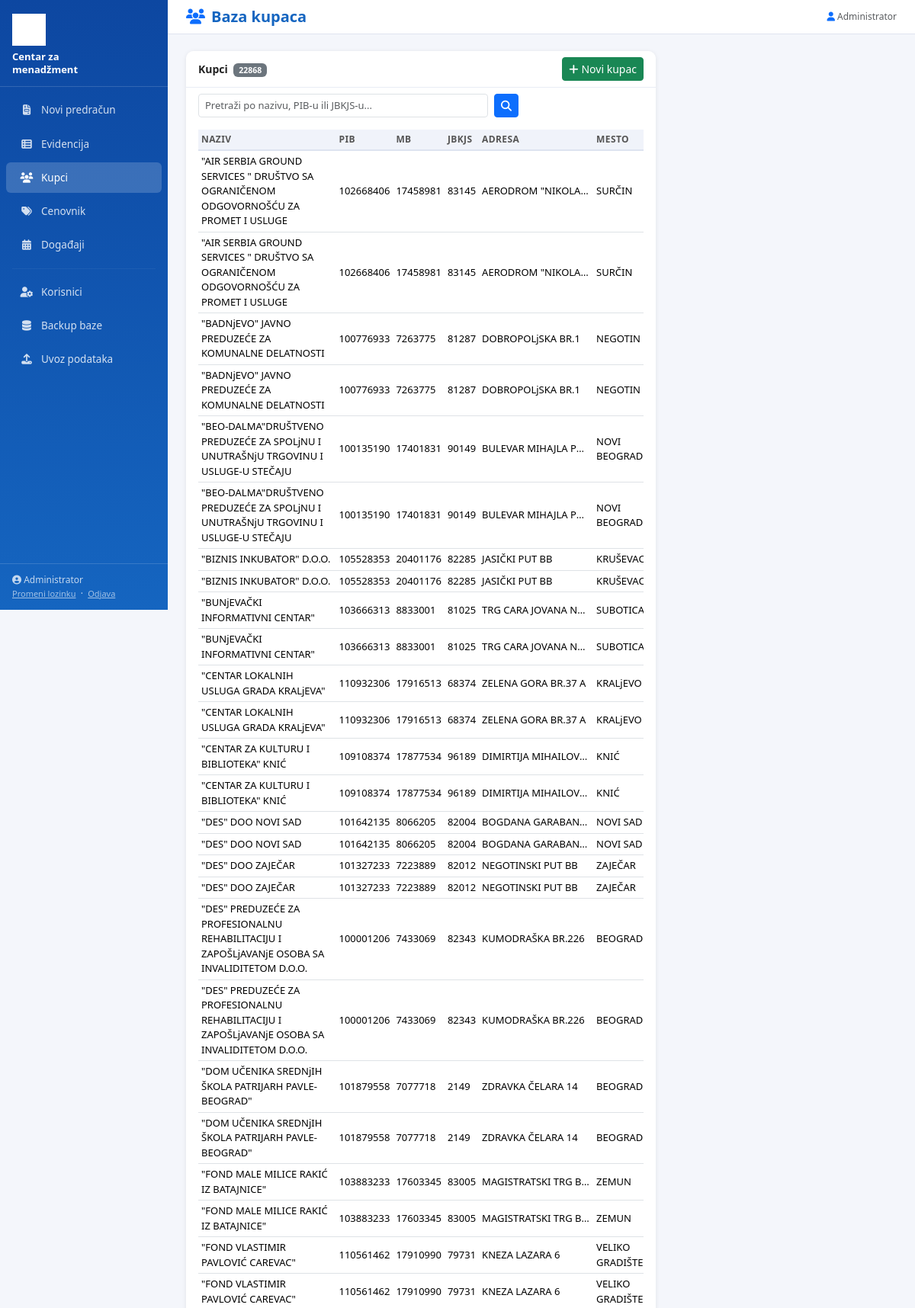
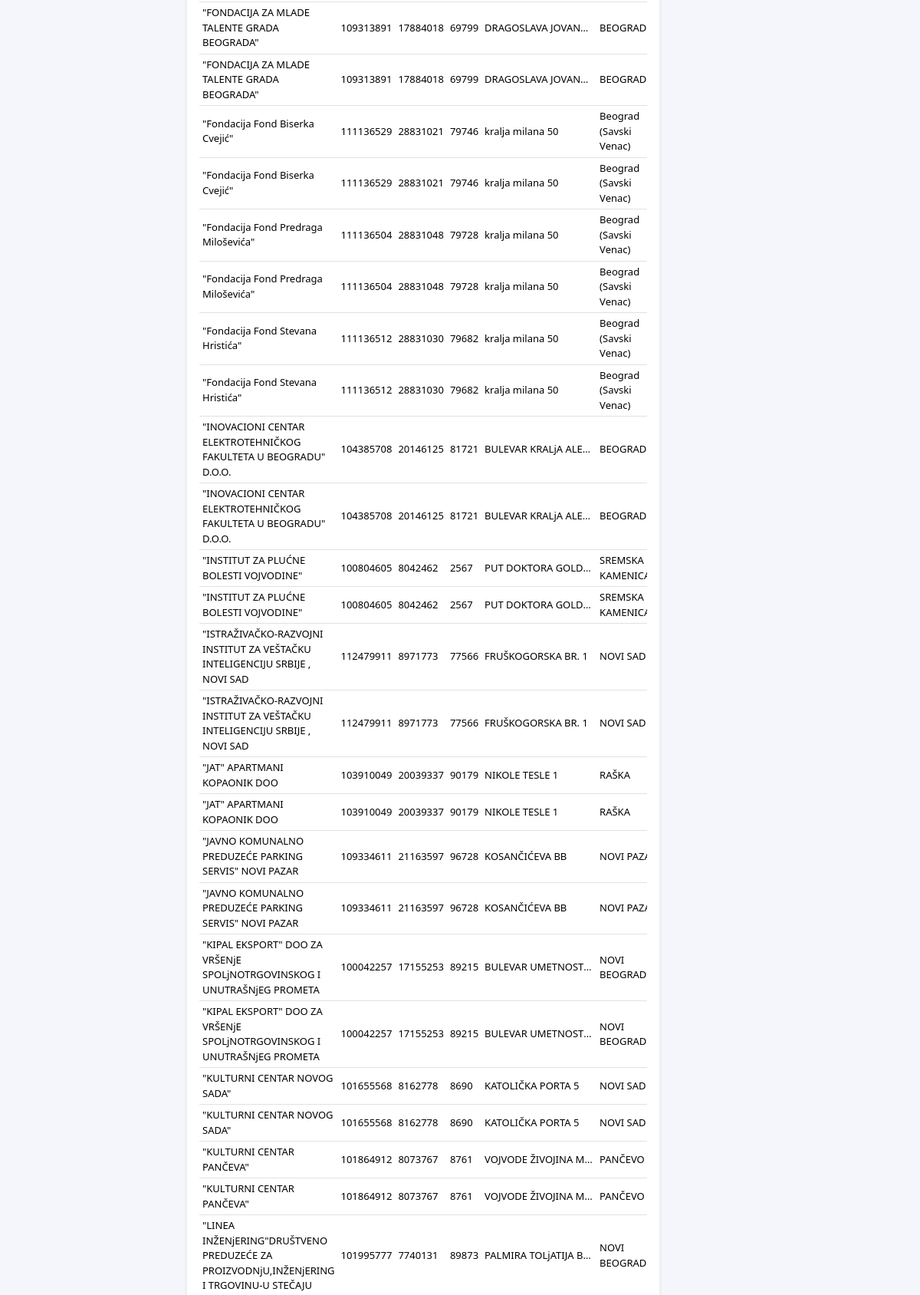
The app's page /kupci (signed in, upper part) with its own data (2 pictures, top to bottom).
### tables this page shows
CREATE TABLE kupci (
        id INTEGER PRIMARY KEY AUTOINCREMENT,
        naziv TEXT NOT NULL,
        pib TEXT,
        mb TEXT,
        adresa TEXT,
        mesto TEXT,
        jbkjs TEXT
    );

### app.py (the view)
@app.route('/kupci')
@login_required
def kupci():
    search = request.args.get('q', '').strip()
    if search:
        s = f'%{search}%'
        rows = q("SELECT * FROM kupci WHERE naziv LIKE ? OR pib LIKE ? OR jbkjs LIKE ? ORDER BY naziv LIMIT 100", (s, s, s))
    else:
        rows = q("SELECT * FROM kupci ORDER BY naziv LIMIT 100")
    total = q("SELECT COUNT(*) as c FROM kupci", one=True)['c']
    return render_template('kupci.html', rows=rows, search=search, total=total)

### app.py (called while the page is built)
def login_required(f):
    @wraps(f)
    def decorated(*args, **kwargs):
        if 'user_id' not in session:
            return redirect(url_for('login'))
        return f(*args, **kwargs)
    return decorated

### db.py (called while the page is built)
def get_db():
    if DATABASE_URL:
        import psycopg2
        import psycopg2.extras
        conn = psycopg2.connect(DATABASE_URL)
        return conn, 'pg'
    else:
        import sqlite3
        db_path = os.path.join(os.path.dirname(os.path.abspath(__file__)), 'instance', 'cmn.db')
        os.makedirs(os.path.dirname(db_path), exist_ok=True)
        conn = sqlite3.connect(db_path)
        conn.row_factory = sqlite3.Row
        return conn, 'sqlite'

### templates/kupci.html (shortened to what this page needs)
{% extends "base.html" %}
{% block page_title %}<i class="fa fa-users text-primary me-2"></i>Baza kupaca{% endblock %}
{% block content %}
<div class="row g-3">
  <div class="col-lg-8">
    <div class="card">
      <div class="card-header py-2 d-flex justify-content-between align-items-center">
        <span>Kupci <span class="badge bg-secondary ms-1">{{ total }}</span></span>
        <button class="btn btn-sm btn-success" onclick="showNoviKupac()"><i class="fa fa-plus me-1"></i>Novi kupac</button>
      </div>
      <div class="card-body py-2">
        <form class="d-flex gap-2 mb-3" method="GET">
          <input type="text" name="q" class="form-control form-control-sm" placeholder="Pretraži po nazivu, PIB-u ili JBKJS-u..." value="{{ search }}" style="max-width:380px;">
          <button type="submit" class="btn btn-sm btn-primary"><i class="fa fa-search"></i></button>
        </form>
        <div class="table-responsive">
          <table class="table table-sm table-hover">
            <thead>
              <tr>
                <th>Naziv</th>
                <th>PIB</th>
                <th>MB</th>
                <th>JBKJS</th>
                <th>Adresa</th>
                <th>Mesto</th>
              </tr>
            </thead>
            <tbody>
              {% for r in rows %}
              <tr>
                <td style="max-width:250px;">{{ r.naziv }}</td>
                <td>{{ r.pib }}</td>
                <td>{{ r.mb }}</td>
                <td>{{ r.jbkjs }}</td>
                <td style="max-width:150px;overflow:hidden;text-overflow:ellipsis;white-space:nowrap;">{{ r.adresa }}</td>
                <td>{{ r.mesto }}</td>
              </tr>
              {% else %}
              <tr><td colspan="6" class="text-center text-muted py-3">Nema rezultata</td></tr>
              {% endfor %}
            </tbody>
          </table>
        </div>
      </div>
    </div>
  </div>
</div>
{% endblock %}

### templates/base.html (style rules this page uses)
:root { --cmn-blue:#1565C0;--cmn-dark:#0D47A1;--cmn-green:#2E7D32;--cmn-red:#C62828;--sidebar-w:220px; }
body { background:#f4f6fb;font-family:'Segoe UI',Arial,sans-serif;font-size:14px; }
.card { border:none;box-shadow:0 1px 6px rgba(0,0,0,.08);border-radius:10px; }
.card-header { background:#fff;border-bottom:1px solid #e8ecf5;font-weight:600;color:#222;border-radius:10px 10px 0 0!important; }
.table th { background:#f0f3fa;font-size:12px;font-weight:600;text-transform:uppercase;letter-spacing:.4px;color:#555;border-bottom:2px solid #dde3f0; }
.table td { vertical-align:middle;font-size:13px; }
.form-control,.form-select { font-size:13px; }

### records on screen
kupci: naziv "\"DOM UČENIKA SREDNjIH ŠKOLA PATRIJARH PAVLE-BEOGRAD\"", pib "101879558", mb "7077718", jbkjs "2149", adresa "ZDRAVKA ČELARA 14", mesto "BEOGRAD"
kupci: naziv "\"INSTITUT ZA PLUĆNE BOLESTI VOJVODINE\"", pib "100804605", mb "8042462", jbkjs "2567", adresa "PUT DOKTORA GOLD…", mesto "SREMSKA…"

### other values on screen
{{ session.user_ime }} "Administrator"
{{ total }} "22868"
{{ r.naziv }} "\"AIR SERBIA GROUND SERVICES \" DRUŠTVO SA OGRANIČENOM ODGOVORNOŠĆU ZA PROMET I USLUGE" "\"AIR SERBIA GROUND SERVICES \" DRUŠTVO SA OGRANIČENOM ODGOVORNOŠĆU ZA PROMET I USLUGE" "\"BADNjEVO\" JAVNO PREDUZEĆE ZA KOMUNALNE DELATNOSTI" "\"BADNjEVO\" JAVNO PREDUZEĆE ZA KOMUNALNE DELATNOSTI" "\"BEO-DALMA\"DRUŠTVENO PREDUZEĆE ZA SPOLjNU I UNUTRAŠNjU TRGOVINU I USLUGE-U STEČAJU" "\"BEO-DALMA\"DRUŠTVENO PREDUZEĆE ZA SPOLjNU I UNUTRAŠNjU TRGOVINU I USLUGE-U STEČAJU" "\"BIZNIS INKUBATOR\" D.O.O." "\"BIZNIS INKUBATOR\" D.O.O." "\"BUNjEVAČKI INFORMATIVNI CENTAR\"" "\"BUNjEVAČKI INFORMATIVNI CENTAR\"" "\"CENTAR LOKALNIH USLUGA GRADA KRALjEVA\"" "\"CENTAR LOKALNIH USLUGA GRADA KRALjEVA\"" "\"CENTAR ZA KULTURU I BIBLIOTEKA\" KNIĆ" "\"CENTAR ZA KULTURU I BIBLIOTEKA\" KNIĆ" "\"DES\" DOO NOVI SAD" "\"DES\" DOO NOVI SAD" "\"DES\" DOO ZAJEČAR" "\"DES\" DOO ZAJEČAR" "\"DES\" PREDUZEĆE ZA PROFESIONALNU REHABILITACIJU I ZAPOŠLjAVANjE OSOBA SA INVALIDITETOM D.O.O." "\"DES\" PREDUZEĆE ZA PROFESIONALNU REHABILITACIJU I ZAPOŠLjAVANjE OSOBA SA INVALIDITETOM D.O.O." "\"DOM UČENIKA SREDNjIH ŠKOLA PATRIJARH PAVLE-BEOGRAD\"" "\"FOND MALE MILICE RAKIĆ IZ BATAJNICE\"" "\"FOND MALE MILICE RAKIĆ IZ BATAJNICE\"" "\"FOND VLASTIMIR PAVLOVIĆ CAREVAC\"" "\"FOND VLASTIMIR PAVLOVIĆ CAREVAC\"" "\"FONDACIJA ZA MLADE TALENTE GRADA BEOGRADA\"" "\"FONDACIJA ZA MLADE TALENTE GRADA BEOGRADA\"" "\"Fondacija Fond Biserka Cvejić\"" "\"Fondacija Fond Biserka Cvejić\"" "\"Fondacija Fond Predraga Miloševića\"" "\"Fondacija Fond Predraga Miloševića\"" "\"Fondacija Fond Stevana Hristića\"" "\"Fondacija Fond Stevana Hristića\"" "\"INOVACIONI CENTAR ELEKTROTEHNIČKOG FAKULTETA U BEOGRADU\" D.O.O." "\"INOVACIONI CENTAR ELEKTROTEHNIČKOG FAKULTETA U BEOGRADU\" D.O.O." "\"INSTITUT ZA PLUĆNE BOLESTI VOJVODINE\"" "\"ISTRAŽIVAČKO-RAZVOJNI INSTITUT ZA VEŠTAČKU INTELIGENCIJU SRBIJE , NOVI SAD" "\"ISTRAŽIVAČKO-RAZVOJNI INSTITUT ZA VEŠTAČKU INTELIGENCIJU SRBIJE , NOVI SAD" "\"JAT\" APARTMANI KOPAONIK DOO" "\"JAT\" APARTMANI KOPAONIK DOO" "\"JAVNO KOMUNALNO PREDUZEĆE PARKING SERVIS\" NOVI PAZAR" "\"JAVNO KOMUNALNO PREDUZEĆE PARKING SERVIS\" NOVI PAZAR" "\"KIPAL EKSPORT\" DOO ZA VRŠENjE SPOLjNOTRGOVINSKOG I UNUTRAŠNjEG PROMETA" "\"KIPAL EKSPORT\" DOO ZA VRŠENjE SPOLjNOTRGOVINSKOG I UNUTRAŠNjEG PROMETA" "\"KULTURNI CENTAR NOVOG SADA\"" "\"KULTURNI CENTAR NOVOG SADA\"" "\"KULTURNI CENTAR PANČEVA\"" "\"KULTURNI CENTAR PANČEVA\"" "\"LINEA INŽENjERING\"DRUŠTVENO PREDUZEĆE ZA PROIZVODNjU,INŽENjERING I TRGOVINU-U STEČAJU"
{{ r.pib }} "102668406" "102668406" "100776933" "100776933" "100135190" "100135190" "105528353" "105528353" "103666313" "103666313" "110932306" "110932306" "109108374" "109108374" "101642135" "101642135" "101327233" "101327233" "100001206" "100001206" "101879558" "103883233" "103883233" "110561462" "110561462" "109313891" "109313891" "111136529" "111136529" "111136504" "111136504" "111136512" "111136512" "104385708" "104385708" "100804605" "112479911" "112479911" "103910049" "103910049" "109334611" "109334611" "100042257" "100042257" "101655568" "101655568" "101864912" "101864912" "101995777"
{{ r.mb }} "17458981" "17458981" "7263775" "7263775" "17401831" "17401831" "20401176" "20401176" "8833001" "8833001" "17916513" "17916513" "17877534" "17877534" "8066205" "8066205" "7223889" "7223889" "7433069" "7433069" "7077718" "17603345" "17603345" "17910990" "17910990" "17884018" "17884018" "28831021" "28831021" "28831048" "28831048" "28831030" "28831030" "20146125" "20146125" "8042462" "8971773" "8971773" "20039337" "20039337" "21163597" "21163597" "17155253" "17155253" "8162778" "8162778" "8073767" "8073767" "7740131"
{{ r.jbkjs }} "83145" "83145" "81287" "81287" "90149" "90149" "82285" "82285" "81025" "81025" "68374" "68374" "96189" "96189" "82004" "82004" "82012" "82012" "82343" "82343" "2149" "83005" "83005" "79731" "79731" "69799" "69799" "79746" "79746" "79728" "79728" "79682" "79682" "81721" "81721" "2567" "77566" "77566" "90179" "90179" "96728" "96728" "89215" "89215" "8690" "8690" "8761" "8761" "89873"
{{ r.adresa }} "AERODROM \"NIKOLA…" "AERODROM \"NIKOLA…" "DOBROPOLjSKA BR.1" "DOBROPOLjSKA BR.1" "BULEVAR MIHAJLA P…" "BULEVAR MIHAJLA P…" "JASIČKI PUT BB" "JASIČKI PUT BB" "TRG CARA JOVANA N…" "TRG CARA JOVANA N…" "ZELENA GORA BR.37 A" "ZELENA GORA BR.37 A" "DIMIRTIJA MIHAILOV…" "DIMIRTIJA MIHAILOV…" "BOGDANA GARABAN…" "BOGDANA GARABAN…" "NEGOTINSKI PUT BB" "NEGOTINSKI PUT BB" "KUMODRAŠKA BR.226" "KUMODRAŠKA BR.226" "ZDRAVKA ČELARA 14" "MAGISTRATSKI TRG B…" "MAGISTRATSKI TRG B…" "KNEZA LAZARA 6" "KNEZA LAZARA 6" "DRAGOSLAVA JOVAN…" "DRAGOSLAVA JOVAN…" "kralja milana 50" "kralja milana 50" "kralja milana 50" "kralja milana 50" "kralja milana 50" "kralja milana 50" "BULEVAR KRALjA ALE…" "BULEVAR KRALjA ALE…" "PUT DOKTORA GOLD…" "FRUŠKOGORSKA BR. 1" "FRUŠKOGORSKA BR. 1" "NIKOLE TESLE 1" "NIKOLE TESLE 1" "KOSANČIĆEVA BB" "KOSANČIĆEVA BB" "BULEVAR UMETNOST…" "BULEVAR UMETNOST…" "KATOLIČKA PORTA 5" "KATOLIČKA PORTA 5" "VOJVODE ŽIVOJINA M…" "VOJVODE ŽIVOJINA M…" "PALMIRA TOLjATIJA B…"
{{ r.mesto }} "SURČIN" "SURČIN" "NEGOTIN" "NEGOTIN" "NOVI BEOGRAD" "NOVI BEOGRAD" "SUBOTICA" "SUBOTICA" "KRALjEVO" "KRALjEVO" "KNIĆ" "KNIĆ" "NOVI SAD" "NOVI SAD" "ZAJEČAR" "ZAJEČAR" "BEOGRAD" "BEOGRAD" "BEOGRAD" "ZEMUN" "ZEMUN" "VELIKO GRADIŠTE" "VELIKO GRADIŠTE" "BEOGRAD" "BEOGRAD" "Beograd (Savski Venac)" "Beograd (Savski Venac)" "Beograd (Savski Venac)" "Beograd (Savski Venac)" "Beograd (Savski Venac)" "Beograd (Savski Venac)" "BEOGRAD" "BEOGRAD" "SREMSKA…" "NOVI SAD" "NOVI SAD" "RAŠKA" "RAŠKA" "NOVI…" "NOVI…" "NOVI BEOGRAD" "NOVI BEOGRAD" "NOVI SAD" "NOVI SAD" "PANČEVO" "PANČEVO" "NOVI BEOGRAD"
